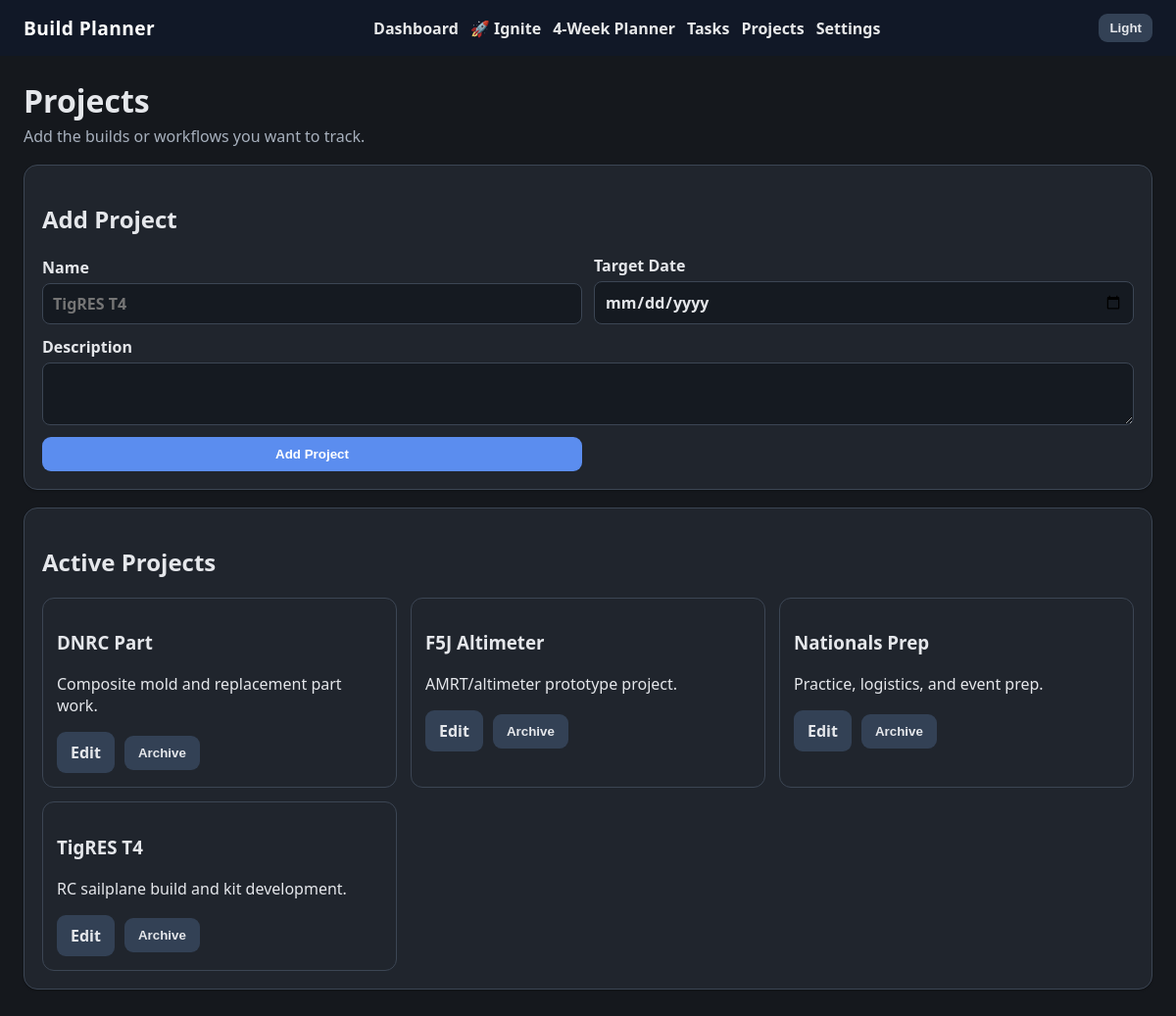
The app's page /projects with its own data.
### app/main.py (models this page shows)
class AppSetting(SQLModel, table=True):
    key: str = Field(primary_key=True)
    value: str
    updated_at: datetime = Field(default_factory=datetime.utcnow)

class Project(SQLModel, table=True):
    id: Optional[int] = Field(default=None, primary_key=True)
    name: str
    description: str = ""
    target_date: Optional[date] = None
    is_archived: bool = False
    created_at: datetime = Field(default_factory=datetime.utcnow)

### app/main.py (the view)
@app.get("/projects")
def projects_page(request: Request):
    with Session(engine) as session:
        projects = get_projects(session)
    return render(request, "projects.html", {"projects": projects})

### app/templates/projects.html (shortened to what this page needs)
{% extends "base.html" %}
{% block content %}
<section class="hero">
  <h1>Projects</h1>
  <p>Add the builds or workflows you want to track.</p>
</section>
<section class="card">
  <h2>Add Project</h2>
  <form method="post" action="/projects" class="form-grid">
    <label>Name <input name="name" required placeholder="TigRES T4"></label>
    <label>Target Date <input name="target_date" type="date"></label>
    <label class="span-2">Description <textarea name="description" rows="2"></textarea></label>
    <button type="submit">Add Project</button>
  </form>
</section>
<section class="card">
  <h2>Active Projects</h2>
  <div class="project-grid">
    {% for project in projects %}
    <div class="project-card">
      <h3>{{ project.name }}</h3>
      <p>{{ project.description }}</p>
      <div class="item-actions">
        <a class="button secondary" href="/projects/{{ project.id }}/edit">Edit</a>
        <form method="post" action="/projects/{{ project.id }}/archive" class="inline-form">
          <button class="secondary" type="submit">Archive</button>
        </form>
      </div>
    </div>
    {% endfor %}
  </div>
</section>
{% endblock %}

### app/templates/base.html (shortened to what this page needs)
<!doctype html>
<html lang="en">
<head>
  <link href="/static/style.css" rel="stylesheet">
</head>
<body data-theme="{{ current_theme }}">
  <header class="topbar">
    <div class="brand">{{ app_name }}</div>
    <nav>
      <a href="/">Dashboard</a>
      <a href="/workspace">🚀 Ignite</a>
      <a href="/planner">4-Week Planner</a>
      <a href="/tasks">Tasks</a>
      <a href="/projects">Projects</a>
      <a href="/settings">Settings</a>
    </nav>
    <form method="post" action="/theme" class="theme-toggle">
      <button class="secondary" type="submit">{{ 'Dark' if current_theme == 'light' else 'Light' }}</button>
    </form>
  </header>
  <main class="container">
    {% block content %}{% endblock %}
  </main>
</body>
</html>

### app/static/style.css (style rules this page uses)
:root { --bg: #f4f5f7; --card: #ffffff; --surface: #fbfdff; --field: #ffffff; --text: #1f2937; --muted: #6b7280; --line: #d1d5db; --brand: #1f3a5f; --accent: #2563eb; --danger: #b91c1c; --shadow: rgba(0,0,0,.04); --soft: #e5e7eb; --soft-text: #111827; --planner-task: #ffffff; --danger-bg: #fee2e2; --critical-bg: #fee2e2; --high-bg: #ffedd5; --normal-bg: #dbeafe; --low-bg: #ecfccb; }
body[data-theme="dark"] { --bg: #15181d; --card: #20252d; --surface: #181d24; --field: #151a21; --text: #e5e7eb; --muted: #a7b0bd; --line: #3c4654; --brand: #111827; --accent: #5b8def; --danger: #f87171; --shadow: rgba(0,0,0,.28); --soft: #334155; --soft-text: #e5e7eb; --planner-task: #252b34; --danger-bg: #442326; --critical-bg: #442326; --high-bg: #4b3521; --normal-bg: #223652; --low-bg: #243820; }
* { box-sizing: border-box; }
body { margin: 0; font-family: system-ui, -apple-system, BlinkMacSystemFont, "Segoe UI", sans-serif; color: var(--text); background: var(--bg); }
.topbar { background: var(--brand); color: white; padding: 14px 24px; display: flex; align-items: center; justify-content: space-between; gap: 16px; flex-wrap: wrap; }
.brand { font-weight: 800; font-size: 1.2rem; letter-spacing: .02em; }
nav { display: flex; gap: 12px; flex-wrap: wrap; }
nav a { color: white; text-decoration: none; font-weight: 600; opacity: .9; }
.theme-toggle { margin: 0; }
.theme-toggle button { padding: 7px 11px; }
.container { max-width: 1280px; margin: 0 auto; padding: 24px; }
.hero { margin-bottom: 18px; }
.hero h1 { margin: 0 0 4px; font-size: 2rem; }
.hero p { color: var(--muted); margin: 0; }
.card, .week-card { background: var(--card); border: 1px solid var(--line); border-radius: 14px; padding: 18px; margin-bottom: 18px; box-shadow: 0 1px 2px var(--shadow); }
.form-grid { display: grid; grid-template-columns: repeat(2, minmax(0, 1fr)); gap: 12px; align-items: end; }
.form-grid label { display: flex; flex-direction: column; gap: 5px; font-weight: 600; }
.span-2 { grid-column: span 2; }
input, select, textarea { width: 100%; border: 1px solid var(--line); border-radius: 8px; padding: 9px 10px; font: inherit; background: var(--field); color: var(--text); }
button, .button { border: 0; border-radius: 9px; background: var(--accent); color: white; padding: 10px 14px; font-weight: 700; cursor: pointer; text-decoration: none; display: inline-block; }
.secondary { background: var(--soft); color: var(--soft-text); }
.project-grid { display: grid; grid-template-columns: repeat(3, minmax(0, 1fr)); gap: 14px; }
.project-card { border: 1px solid var(--line); border-radius: 12px; padding: 14px; }
.inline-form { margin: 0; }
.form-actions, .item-actions { display: flex; gap: 10px; align-items: center; flex-wrap: wrap; }

### records on screen
AppSetting: value "Light"
Project: name "DNRC Part", description "Composite mold and replacement part work."
Project: name "F5J Altimeter", description "AMRT/altimeter prototype project."
Project: name "Nationals Prep", description "Practice, logistics, and event prep."
Project: name "TigRES T4", description "RC sailplane build and kit development."

### other values on screen
{{ app_name }} "Build Planner"
